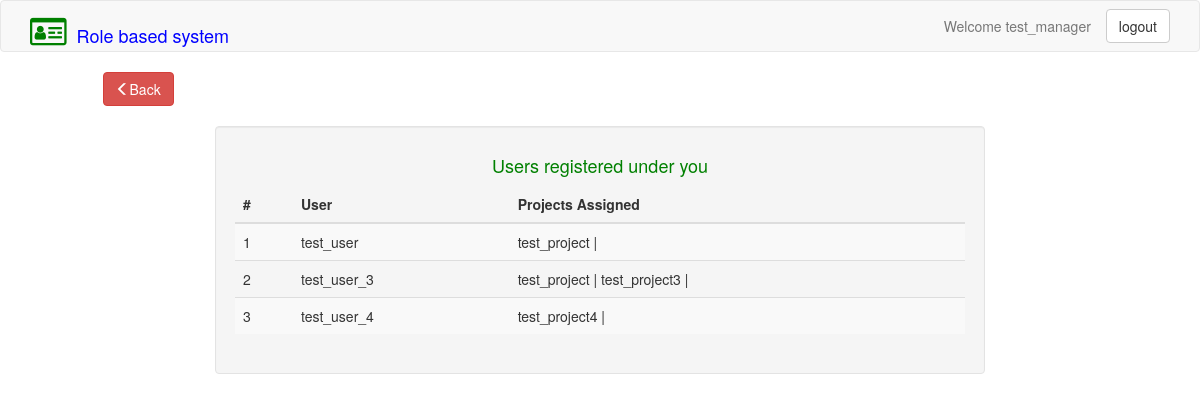
The app's page /view_user.php (signed in) with its own data.
### tables this page shows
CREATE TABLE `user` (
  `id` int(11) NOT NULL,
  `registered_user_id` varchar(40) NOT NULL,
  `password` varchar(40) NOT NULL,
  `manager` varchar(40) NOT NULL
);

### view_user.php (the view, shortened to what this page needs)
<?php
	require('config.php');
	  if(isset($_SESSION['user_id'])) {
	  $userLoggedIn = $_SESSION['user_id'];
	 }
	 else {
	    header("Location: login.php");
	 }
$manger_query = mysqli_query($con,"SELECT * FROM user WHERE manager = '$userLoggedIn' ");
?>
<!DOCTYPE html>
<html>
<head>
		<link rel="stylesheet" href="https://maxcdn.bootstrapcdn.com/bootstrap/3.3.7/css/bootstrap.min.css">
  		<link rel="stylesheet" type="text/css" href="https://maxcdn.bootstrapcdn.com/font-awesome/4.7.0/css/font-awesome.min.css">
</head>
<body>
		<nav class="navbar navbar-default">
			<div class = "container">
			  <div class = "navbar-header ">
			    <a href = "#" class = "navbar-brand" style="color: blue;"> <i class=" fa fa-id-card-o " style="font-size:32px; color: green;" aria-hidden="true"></i>&nbsp; Role based system </a>
			  </div>
		<div class = "collapse navbar-collapse">
				  <div class = "nav navbar-nav navbar-right">
				    <li><a ><?php echo "Welcome " . $userLoggedIn; ?></a></li>
					   <li>
					    <form method="POST">
					      <input type="submit" class="btn btn-default navbar-btn btn-right mod1" value="logout" name="logout">
					    </form>
					  </li>
				  </div>
  		</div>
			</div>
		</nav>
		<div class="row">
			<div class="col-md-2 col-md-offset-1">
				<a href="welcome_manager.php"><button type="button" class="btn btn-danger" > <span class="glyphicon glyphicon-menu-left" aria-hidden="true"></span>Back</button></a>
			</div>
		</div>
		<br>
		<div class="col-md-8 col-md-offset-2">
    <div class="well">
        <center><h4 style="color:green;">Users registered under you</h4></center>
            <table class="table table-striped">
                <thead>
                  <tr>
                    <th>#</th>
                    <th>User</th>
                    <th>Projects Assigned</th>
                  </tr>
                </thead>
                <tbody>
            <?php
            $count = 1;
            while($results = mysqli_fetch_array($manger_query)){
            	$temp = $results['registered_user_id'];
            	$get_project_assigned = mysqli_query($con,"SELECT * FROM project_assignment WHERE user_id = '$temp' ");
            	$store_project = array();
            	while($store_query = mysqli_fetch_array($get_project_assigned))
            	{
            		array_push($store_project, $store_query['project_id']);
            	}
                 echo '<tr>
                <td> '.$count++.'</td>
                <td>'.$results['registered_user_id'].'</td>';
                echo '<td>'; if(sizeof($store_project)== 0){ echo "No project assigned!!";}else{foreach($store_project as $value){ echo $value." | ";}} echo'</td>';
                echo '</tr>';
            }
            ?>
            </tbody>
            </table>
        </div>
    </div>
	</body>
	</html>

### records on screen
user: registered_user "test_user", value "test_project"
user: registered_user "test_user_3", value "test_project", value "test_project3"
user: registered_user "test_user_4", value "test_project4"

### other values on screen
$userLoggedIn "test_manager"
